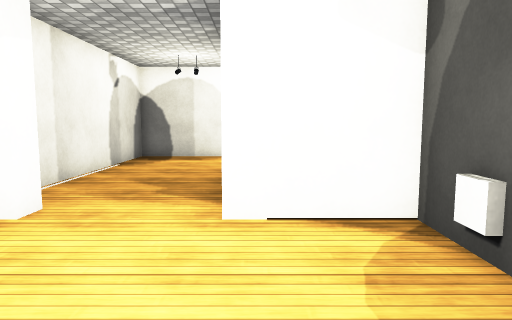
[1] (above)

16 first-person views from a walk through a 3-D level made in the Unity game engine. The camera is 1.3 m above the floor, tilts 6° down and sees 70° across. The floor is counted in squares, 1 m on a side. Each view is taken from the middle of a square. On the plan, view 1 faces up. The plan holds only what a view shows up to about 15 squares ahead; the rest is blank. The player is left out. Door leaves are left out, so doorways stand open. Some surface patterns are stand-ins.

[2]
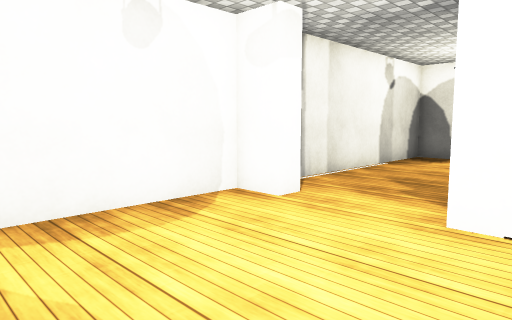

[3]
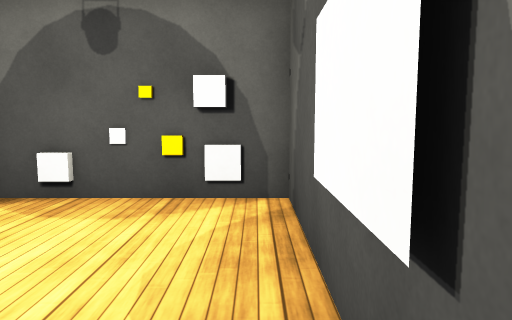

[4]
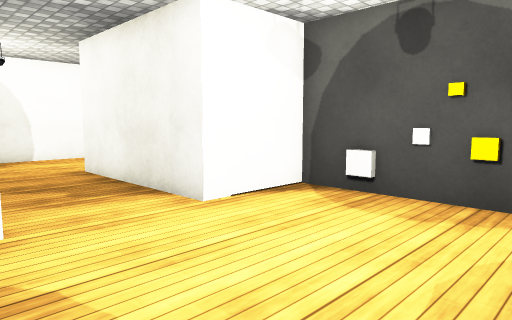

[5]
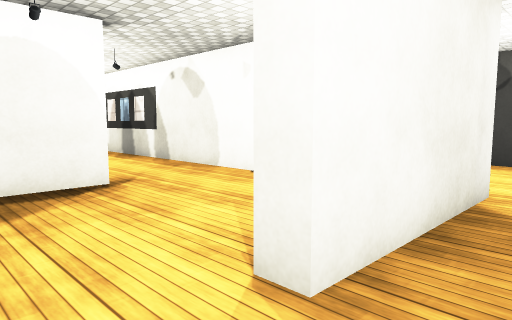

[6]
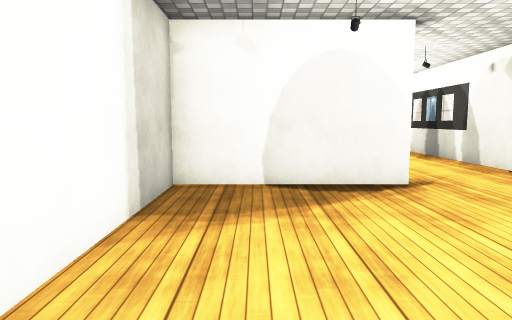

[7]
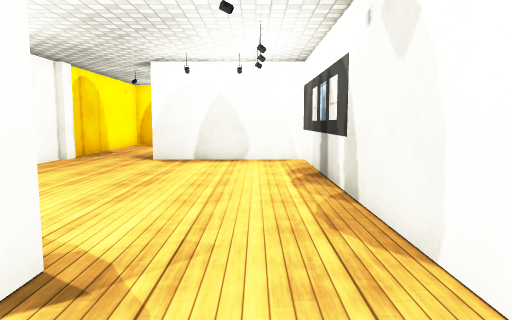

[8]
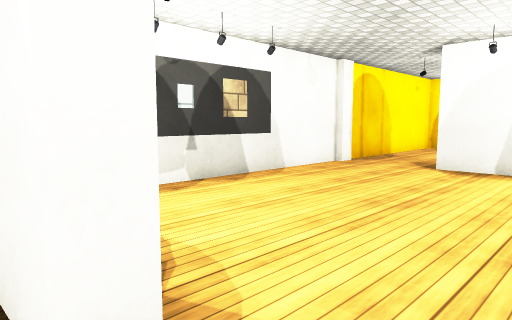

[9]
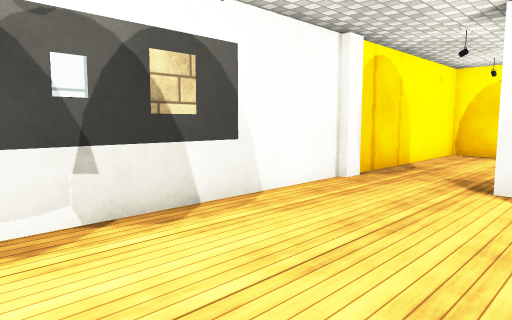

[10]
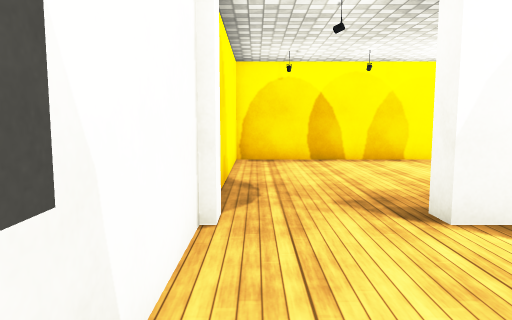

[11]
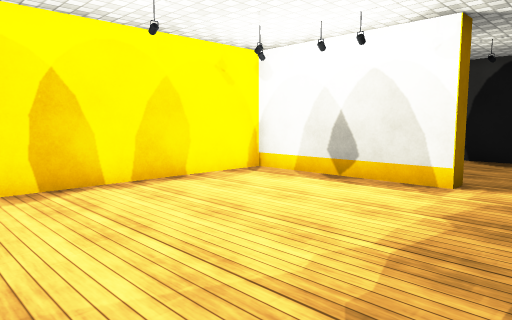

[12]
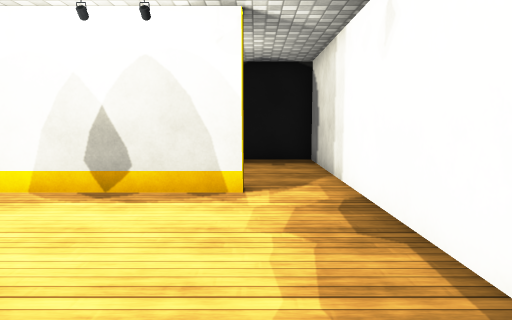

[13]
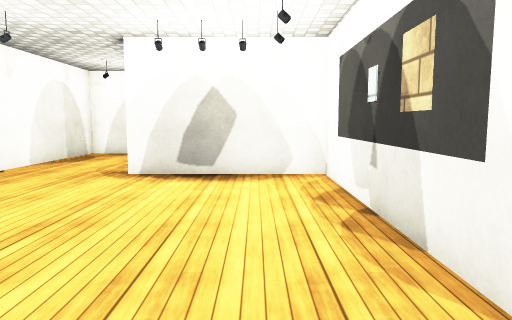

[14]
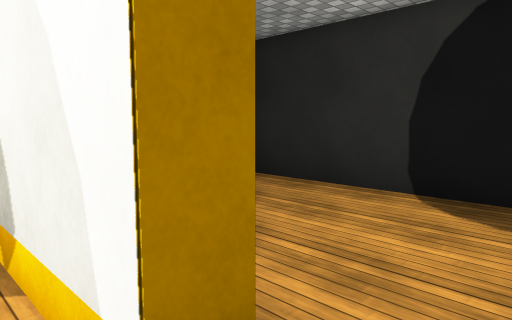

[15]
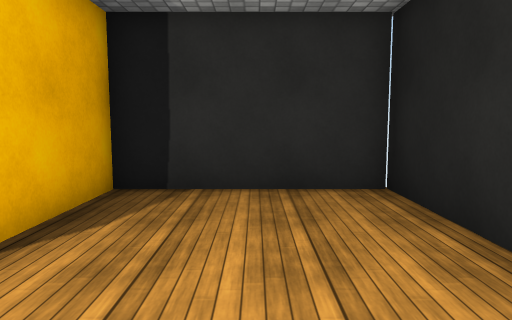

[16]
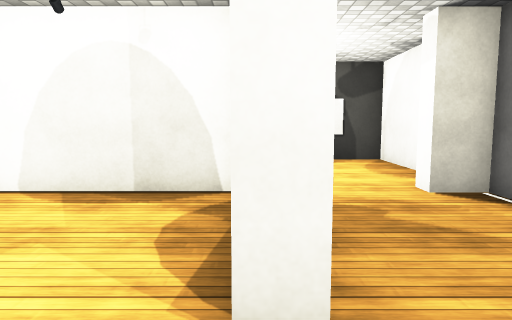

### Floor plan
Points are (right, up) in squares from view 1. A wall is a line through its corners. A room is listed if a view was taken in it or the views show most of it. See-through windows are left out.
Room 1 (views 1, 2, 3, 4)
walls: (2.2, 3.4) (2.2, 4.8) (-0.5, 4.8); (-3.2, 4.8) (-4.3, 4.8) (-4.3, -0.6) (2.2, -0.6) (2.2, 0.5)
ways out: open door at (-2, 5) to room 2
objects: other object (1, 1); other object (2, 1); other object (2, 2); other object (2, 3) to (3, 3); other object (3, 0) to (3, 1); other object (3, 2)
Room 2 (views 5, 6, 7, 8, 9, 10, 11, 12, 13, 14, 16)
walls: (16.1, 9.5) (16.1, 5.6); (15.6, 13.7) (6.1, 13.7) (6.1, 8.8) (5.5, 8.8) (5.5, 13.7) (-4.3, 13.7) (-4.3, 5.4) (-3.2, 5.4); (16.1, 13.5) (15.5, 13.5); (18.2, 5.4) (23.5, 5.4) (23.5, 13.7) (16.4, 13.7); (0.1, 6.9) (0.1, 5.4) (15.5, 5.4) (15.5, 10.5) (16.1, 10.5); (-0.5, 4.8) (-0.5, 9.9) (0.2, 9.9)
ways out: open door at (-2, 5) to room 1; opening at (17.5, 5) to room 3
Room 3 (view 15)
walls: (18.2, 4.8) (18.2, 5.4); (16.1, 5.6) (16.1, -0.6) (24, -0.6) (24, 4.8) (20.8, 4.8)
ways out: opening at (17.5, 5) to room 2

Where each view was taken, in squares from view 1:
view 1: 0 up, 0 right, facing up
view 2: 0 up, 1 right, facing up-left
view 3: 0 up, 4 left, facing right
view 4: 0 up, 4 left, facing up-right
view 5: 12 up, 2 left, facing down-right
view 6: 12 up, 2 left, facing right
view 7: 7 up, 3 right, facing right
view 8: 7 up, 5 right, facing up-right
view 9: 9 up, 8 right, facing up-right
view 10: 13 up, 11 right, facing right
view 11: 13 up, 16 right, facing down-right
view 12: 12 up, 18 right, facing down
view 13: 12 up, 15 right, facing left
view 14: 6 up, 17 right, facing down-right
view 15: 2 up, 17 right, facing right
view 16: 12 up, 0 right, facing down
